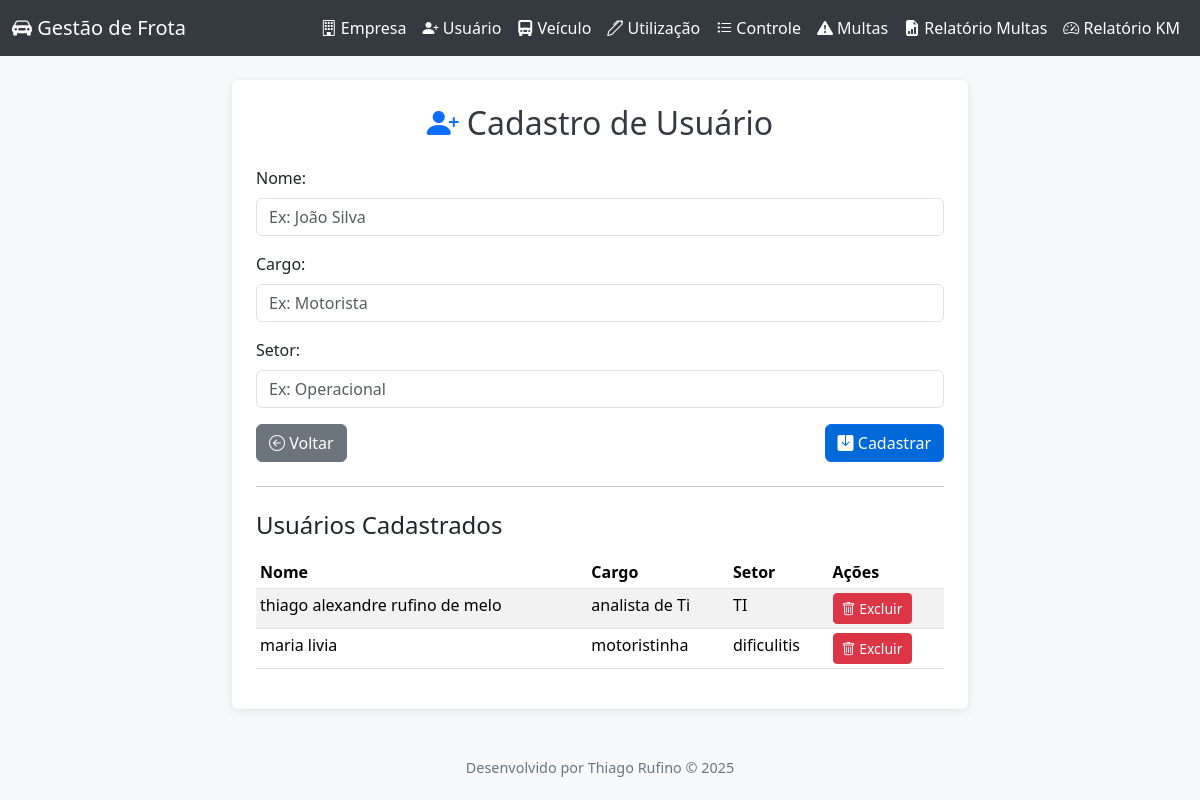
The app's page /cadastro_usuario, older data.
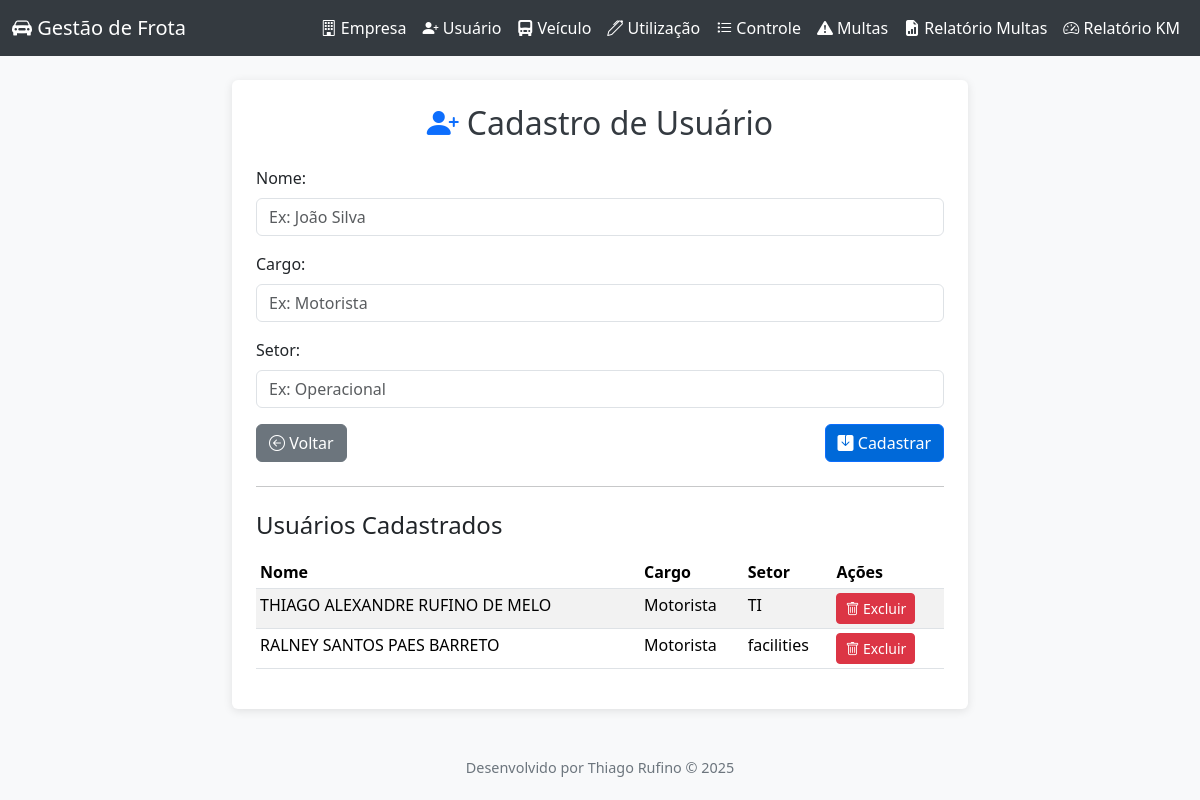
The same page, newer data.
### app.py (models this page shows)
class Usuario(db.Model):
    id = db.Column(db.Integer, primary_key=True)
    nome = db.Column(db.String(100), nullable=False)
    cargo = db.Column(db.String(100), nullable=False)
    setor = db.Column(db.String(100), nullable=False)

### app.py (the view, shortened to what this page needs)
@app.route('/cadastro_usuario', methods=['GET', 'POST'])
def cadastro_usuario():
    usuarios = Usuario.query.all()
    return render_template('cadastro_usuario.html', usuarios=usuarios)

### templates/cadastro_usuario.html (shortened to what this page needs)
{% extends "base.html" %}
{% block content %}
<div class="row justify-content-center">
    <div class="col-md-8">
        <div class="card p-4">
            <h2 class="mb-4 text-center">
                <i class="bi bi-person-plus-fill text-primary me-2"></i>Cadastro de Usuário
            </h2>
            <form method="POST">
                <div class="mb-3">
                    <label for="nome" class="form-label">Nome:</label>
                    <input type="text" id="nome" name="nome" required class="form-control" placeholder="Ex: João Silva">
                </div>
                <div class="mb-3">
                    <label for="cargo" class="form-label">Cargo:</label>
                    <input type="text" id="cargo" name="cargo" required class="form-control" placeholder="Ex: Motorista">
                </div>
                <div class="mb-3">
                    <label for="setor" class="form-label">Setor:</label>
                    <input type="text" id="setor" name="setor" required class="form-control" placeholder="Ex: Operacional">
                </div>
                <div class="d-flex justify-content-between">
                    <a href="{{ url_for('index') }}" class="btn btn-secondary">
                        <i class="bi bi-arrow-left-circle"></i> Voltar
                    </a>
                    <button type="submit" class="btn btn-primary">
                        <i class="bi bi-save-fill"></i> Cadastrar
                    </button>
                </div>
            </form>
            <hr class="my-4">
            <h4 class="mb-3">Usuários Cadastrados</h4>
            <div class="table-responsive">
                <table class="table table-striped table-hover table-sm">
                    <thead>
                        <tr>
                            <th>Nome</th>
                            <th>Cargo</th>
                            <th>Setor</th>
                            <th>Ações</th>
                        </tr>
                    </thead>
                    <tbody>
                        {% for usuario in usuarios %}
                        <tr>
                            <td>{{ usuario.nome }}</td>
                            <td>{{ usuario.cargo }}</td>
                            <td>{{ usuario.setor }}</td>
                            <td>
                                <form action="{{ url_for('excluir_usuario', id=usuario.id) }}" method="POST" style="display:inline;">
                                    <button type="submit" class="btn btn-sm btn-danger" onclick="return confirm('Tem certeza que deseja excluir este usuário? Todos os registros atrelados a ele serão perdidos.')">
                                        <i class="bi bi-trash"></i> Excluir
                                    </button>
                                </form>
                            </td>
                        </tr>
                        {% endfor %}
                    </tbody>
                </table>
            </div>
        </div>
    </div>
</div>
{% endblock %}

### templates/base.html (shortened to what this page needs)
<!DOCTYPE html>
<html lang="pt-br">
<head>
    <link href="https://cdn.jsdelivr.net/npm/bootstrap@5.3.2/dist/css/bootstrap.min.css" rel="stylesheet">
    <link href="https://cdn.jsdelivr.net/npm/bootstrap-icons@1.10.5/font/bootstrap-icons.css" rel="stylesheet">
</head>
<body>
<nav class="navbar fixed-top navbar-expand-lg">
    <div class="container-fluid">
        <a class="navbar-brand" href="{{ url_for('index') }}"><i class="bi bi-car-front-fill"></i> Gestão de Frota</a>
        <div class="collapse navbar-collapse">
            <ul class="navbar-nav ms-auto">
                <li class="nav-item"><a class="nav-link" href="{{ url_for('cadastro_empresa') }}"><i class="bi bi-building"></i> Empresa</a></li>
                <li class="nav-item"><a class="nav-link" href="{{ url_for('cadastro_usuario') }}"><i class="bi bi-person-plus-fill"></i> Usuário</a></li>
                <li class="nav-item"><a class="nav-link" href="{{ url_for('cadastro_veiculo') }}"><i class="bi bi-truck-front-fill"></i> Veículo</a></li>
                <li class="nav-item"><a class="nav-link" href="{{ url_for('cadastro_utilizacao') }}"><i class="bi bi-pen"></i> Utilização</a></li>
                <li class="nav-item"><a class="nav-link" href="{{ url_for('controle_utilizacao') }}"><i class="bi bi-list-task"></i> Controle</a></li>
                <li class="nav-item"><a class="nav-link" href="{{ url_for('cadastro_multa') }}"><i class="bi bi-exclamation-triangle-fill"></i> Multas</a></li>
                <li class="nav-item"><a class="nav-link" href="{{ url_for('relatorio_multas') }}"><i class="bi bi-file-earmark-bar-graph-fill"></i> Relatório Multas</a></li>
                <li class="nav-item"><a class="nav-link" href="{{ url_for('relatorio_km') }}"><i class="bi bi-speedometer2"></i> Relatório KM</a></li>
            </ul>
        </div>
    </div>
</nav>
<div class="container">
    {% block content %}{% endblock %}
</div>
<footer class="mt-5">
    <p>Desenvolvido por Thiago Rufino © {{ 2025 }}</p>
</footer>
</body>
</html>

### templates/base.html (style rules this page uses)
body { background-color: #f8f9fa; }
.navbar { background-color: #343a40; }
.navbar-brand, .nav-link { color: #fff !important; }
.container { margin-top: 80px; }
.card { border: none; box-shadow: 0 2px 10px rgba(0,0,0,0.1); }
footer { margin-top: 50px; text-align: center; font-size: 0.9em; color: #6c757d; }
.btn-primary { background-color: #0069d9; }
.btn-secondary { background-color: #6c757d; }
h1, h2 { color: #343a40; }

Row changes from the older to the newer data that the page shows:
changed Usuario "TI": nome "thiago alexandre rufino de melo" → "THIAGO ALEXANDRE RUFINO DE MELO"; cargo "analista de Ti" → "Motorista"
changed Usuario: nome "maria livia" → "RALNEY SANTOS PAES BARRETO"; cargo "motoristinha" → "Motorista"; setor "dificulitis" → "facilities"
